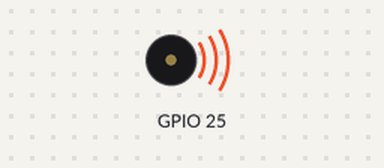
Simulated run of this program. Board: ESP32 board running MicroPython. Parts: buzzer (waves = sounding). At 4.1 s the program stops and its outputs stay as they are.

Above: at 0.1 s.
At 4.1 s:
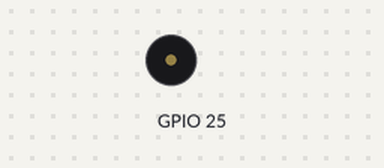
Timing chart, 0 to 5.6 s (numbered marks = the images above):
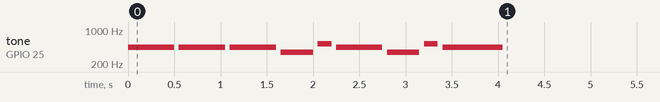

Measured:
- by itself, tone on GPIO 25: plays 440 Hz for 0.50 s, 440 Hz for 0.50 s, 440 Hz for 0.50 s, 349 Hz for 0.35 s, 523 Hz for 0.15 s, 440 Hz for 0.50 s … (9 notes in this stretch)

The program:

song.py
```python
#ref : https://gist.github.com/nicksort/4736535

from machine import Pin,PWM
from array import array
import time
c = 261
d = 294
e = 329
f = 349
g = 391
gS = 415
a = 440
aS = 466
b = 494
cH = 523
cSH = 554
dH = 587
dSH = 622
eH = 659
fH = 698
fSH = 740
gH = 784
gSH = 830
aH = 880
DUTY_ON=99
DUTY_OFF=0

class SONG:
  def __init__(self,pinx):
    global Pin,PWM
    self.speaker=PWM(Pin(pinx,Pin.OUT))
    self.speaker.duty(0)

  def set_notes(self, notes, durations):
      self.notes=notes
      self.durations=durations

  def play(self):
      global DUTY_ON,DUTY_OFF
      for i in range(len(self.notes)):
        self.speaker.freq(self.notes[i])
        self.speaker.duty(DUTY_ON)
        time.sleep_ms(self.durations[i])
        self.speaker.duty(DUTY_OFF)
        time.sleep(0.05)

if __name__=='__main__':
  NOTES1=[a,a,a,f,cH,a,f,cH,a]
  DURATIONS1=[500,500,500,350,150,500,350,150,650]
  song=SONG(25)
  song.set_notes(NOTES1,DURATIONS1)
  song.play()
```
